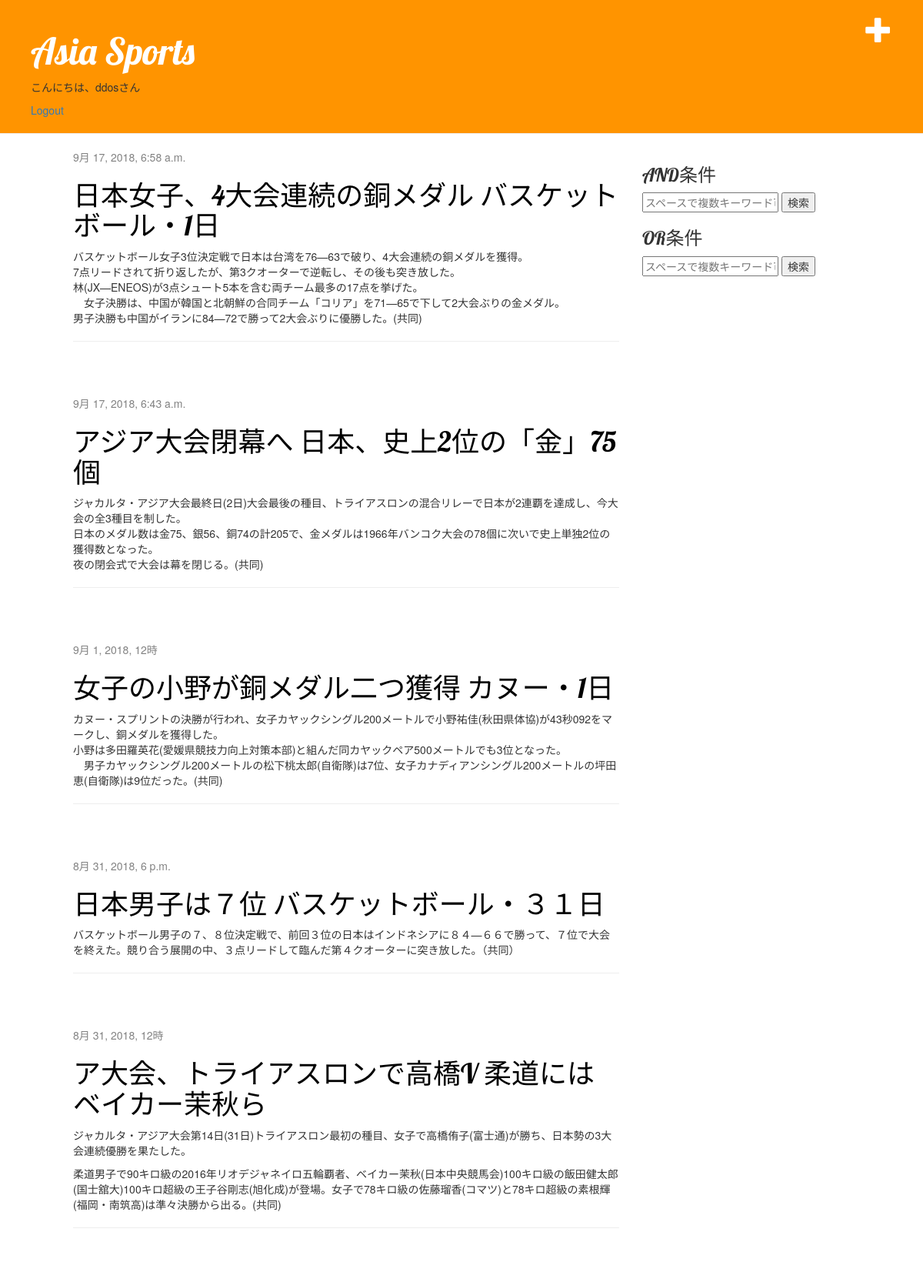
Screenshot of / (signed in) with the database file from the repository.
### blog/models.py (models this page shows, shortened)
class Post(models.Model):
    author = models.ForeignKey('auth.User', on_delete=models.CASCADE,)
    title = models.CharField(max_length=200)
    text = models.TextField()
    created_date = models.DateTimeField(default=timezone.now)
    published_date = models.DateTimeField(blank=True, null=True)

### blog/views.py (the view, shortened to what this page needs)
# urls.py: path('', views.index, name='index'),
@login_required
def index(request):
    and_keywords = request.GET.get("keyword1")
    or_keywords = request.GET.get("keyword2")
    search_posts = Post.objects.all().order_by('-published_date')
    return render(request, 'blog/index.html', {'posts': search_posts})

### blog/templates/blog/index.html
{% extends 'blog/base.html' %}
{% block content %}
{% for post in posts%}
    <div class="post">
        <div class="date">
            {{ post.published_date }}
        </div>
        <h1><a href="{% url 'blog:detail' pk=post.pk %}">{{ post.title }}</a></h1>
        <p>{{ post.text|linebreaks }}</p>
        <hr />
    </div>
{% endfor %}
{% endblock content %}

### blog/templates/blog/base.html (shortened to what this page needs)
{% load staticfiles %}
<html>
    <head>
        <link rel="stylesheet" href="//maxcdn.bootstrapcdn.com/bootstrap/3.2.0/css/bootstrap.min.css">
        <link rel="stylesheet" href="//maxcdn.bootstrapcdn.com/bootstrap/3.2.0/css/bootstrap-theme.min.css">
        <link rel="stylesheet" href="{% static 'css/blog.css' %}">
    </head>
    <body>
        <div class="page-header">
            {% if user.is_authenticated%}
                <a href="{% url 'blog:create' %}" class="top-menu"><span class="glyphicon glyphicon-plus"></span></a>
            {% endif %}
            <h1><a href="{% url 'blog:index' %}">Asia Sports</a></h1>
            {% if user.is_authenticated%}
                <p>こんにちは、{{ user }}さん</p>
                <a href="{% url 'logout' %}" class="logout">Logout</a>
            {% endif %}
        </div>
        <div class="content container">
            <div class="row">
                <div class="col-md-8">
                    {% block content %}
                    {% endblock %}
                </div>
                <div class="col-md-4">
                    <div>
                        <h3>AND条件</h3>
                        <form action="#" method="get">
                        <div>
                            <input type="text" id="keyword1" name="keyword1" placeholder="スペースで複数キーワード可"
                                   value="{{ and_keywords }}">
                            <button type="submit">検索</button>
                        </div>
                        </form>
                    </div>
                    <div>
                        <h3>OR条件</h3>
                        <form action="#" method="get">
                        <div>
                            <input type="text" id="keyword2" name="keyword2" placeholder="スペースで複数キーワード可"
                                    value="{{ or_keywords }}">
                            <button type="submit">検索</button>
                        </div>
                        </form>
                    </div>
                </div>
            </div>
        </div>
    </body>
</html>

### static/css/blog.css (style rules this page uses)
.page-header { background-color: #ff9400; margin-top: 0; padding: 20px 20px 20px 40px; }
.page-header h1, .page-header h1 a, .page-header h1 a:visited, .page-header h1 a:active { color: #ffffff; font-size: 36pt; text-decoration: none; }
.content { margin-left: 40px; }
h1, h2, h3, h4 { font-family: 'Lobster', cursive; }
.date { color: #828282; }
.top-menu, .top-menu:hover, .top-menu:visited { color: #ffffff; float: right; font-size: 26pt; margin-right: 20px; }
.post { margin-bottom: 70px; margin-left: 40px; }
.post h1 a, .post h1 a:visited { color: #000000; }

### rows the page displays
Post: published_date "9月 17, 2018, 6:58 a.m.", title "日本女子、4大会連続の銅メダル バスケットボール・1日", text "バスケットボール女子3位決定戦で日本は台湾を76—63で破り、4大会連続の銅メダルを獲得。 7点リードされて折り返したが、第3クオーターで逆転し、その後も突き放した。 林(JX—ENEOS)が3点シュート5本を含む両チーム最多の17点を挙げた。 女子決勝は、中国が韓国と北朝鮮の合同チーム「コリア」を71—65で下して2大会ぶりの金メダル。 男子決勝も中国がイランに84—72で勝って2大会ぶりに優勝した。(共同)"
Post: published_date "9月 17, 2018, 6:43 a.m.", title "アジア大会閉幕へ 日本、史上2位の「金」75個", text "ジャカルタ・アジア大会最終日(2日)大会最後の種目、トライアスロンの混合リレーで日本が2連覇を達成し、今大会の全3種目を制した。 日本のメダル数は金75、銀56、銅74の計205で、金メダルは1966年バンコク大会の78個に次いで史上単独2位の獲得数となった。 夜の閉会式で大会は幕を閉じる。(共同)"
Post: published_date "9月 1, 2018, 12時", title "女子の小野が銅メダル二つ獲得 カヌー・1日", text "カヌー・スプリントの決勝が行われ、女子カヤックシングル200メートルで小野祐佳(秋田県体協)が43秒092をマークし、銅メダルを獲得した。 小野は多田羅英花(愛媛県競技力向上対策本部)と組んだ同カヤックペア500メートルでも3位となった。 男子カヤックシングル200メートルの松下桃太郎(自衛隊)は7位、女子カナディアンシングル200メートルの坪田恵(自衛隊)は9位だった。(共同)"
Post: published_date "8月 31, 2018, 6 p.m.", title "日本男子は７位 バスケットボール・３１日", text "バスケットボール男子の７、８位決定戦で、前回３位の日本はインドネシアに８４—６６で勝って、７位で大会を終えた。競り合う展開の中、３点リードして臨んだ第４クオーターに突き放した。（共同）"
Post: published_date "8月 31, 2018, 12時", title "ア大会、トライアスロンで高橋V 柔道にはベイカー茉秋ら", text "ジャカルタ・アジア大会第14日(31日)トライアスロン最初の種目、女子で高橋侑子(富士通)が勝ち、日本勢の3大会連続優勝を果たした。 柔道男子で90キロ級の2016年リオデジャネイロ五輪覇者、ベイカー茉秋(日本中央競馬会)100キロ級の飯田健太郎(国士舘大)100キロ超級の王子谷剛志(旭化成)が登場。女子で78キロ級の佐藤瑠香(コマツ)と78キロ超級の素根輝(福岡・南筑高)は準々決勝から出る。(共同)"

### other values shown
{{ user }} "ddos"
